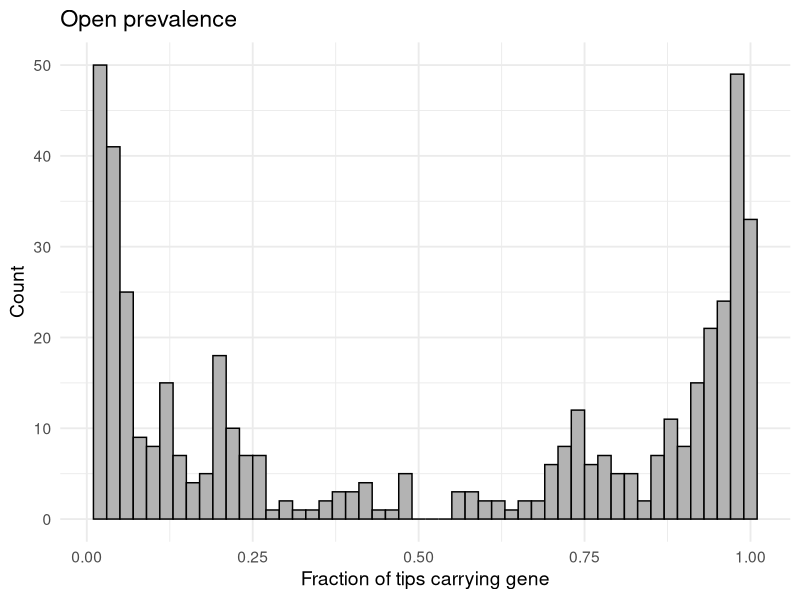
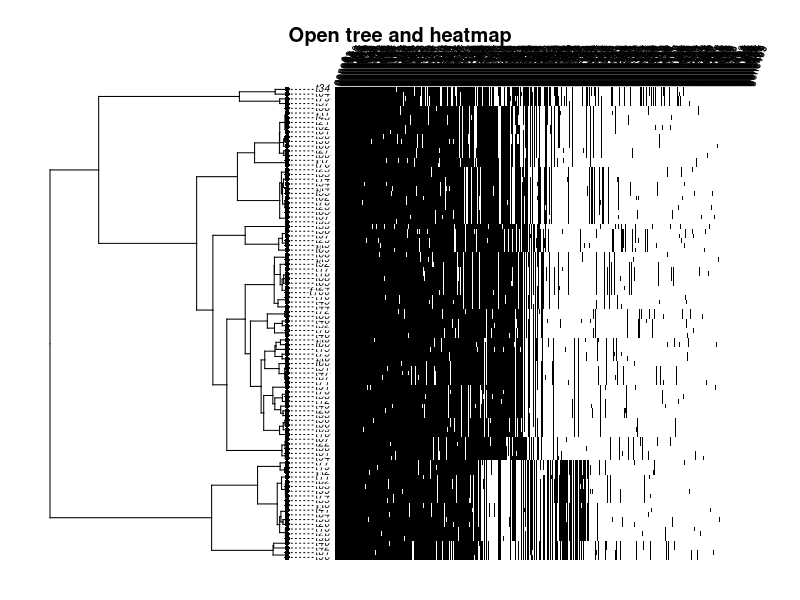
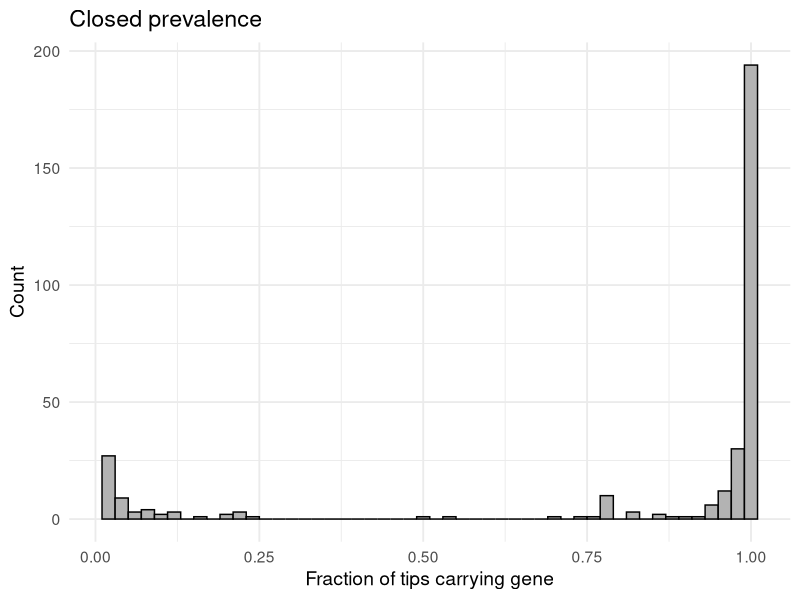
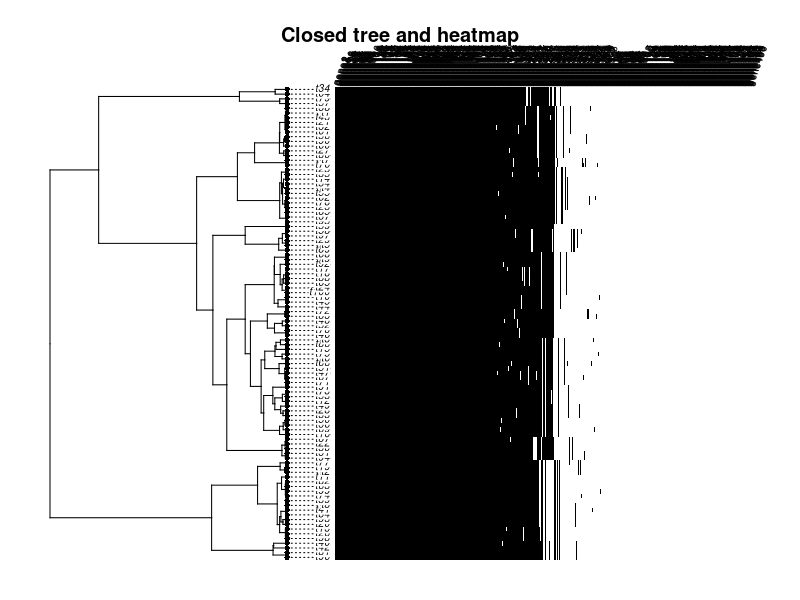

The R script that drew these images, in order:
# -----------------------------------------------------------------------------
# Simulating presence/absence of independent genes down a fixed phylogeny.
# -----------------------------------------------------------------------------
# - Propagation with Wright–Fisher forward simulation on every branch.
#
# - Per-generation selection (haploid, carriers fitness = 1 + s), gain/loss,
# then binomial sampling with Ne (drift). Parent state is treated as 0/1.
#
# - Rates of base_gain and base_loss are on the log scale; q = exp(base_*) gives
# instantaneous per-unit-time rates which are converted to per-generation probs.
#
# - Branch heterogeneity is simulated by determining a per-gene base fitness at 
# the root (s_root), then each lineage modulates that fitness via an 
# Ornstein-Uhlenbeck trait (sig2, alpha=1, theta=0).
#
# - Root seeding where each gene has root_prob chance of being present at the root.
# -----------------------------------------------------------------------------

install.packages(ape)
install.packages(phytools)
install.packages(tidyverse)

library(ape)
library(phytools)
library(tidyverse)

set.seed(123)

# -------- WF branch propagation --------
propagate_branch <- function(p0, bl, q01_eff, q10_eff, s, Ne, gens_per_unit) {
  p <- min(max(as.numeric(p0), 0), 1)
  G <- max(1, round(bl * gens_per_unit))
  for (g in seq_len(G)) {
    if (p == 0) {
      p_sel <- 0
    } else if (p == 1) {
      p_sel <- 1
    } else {
      w1 <- 1 + s; w0 <- 1
      p_sel <- (p * w1) / (p * w1 + (1 - p) * w0)
    }
    p_mut <- p_sel * (1 - q10_eff) + (1 - p_sel) * q01_eff
    p_mut <- min(max(p_mut, 0), 1)
    if (is.infinite(Ne) || Ne <= 0) {
      p <- p_mut
    } else {
      k <- rbinom(1, Ne, p_mut); p <- k / Ne
    }
    if (p == 0 || p == 1) break
  }
  p
}

# -------- Simulate one gene --------
simulate_gene <- function(tree, params) {
  q01_inst <- exp(params$base_gain)
  q10_inst <- exp(params$base_loss)
  ntips_local <- length(tree$tip.label)
  states <- setNames(rep(NA, ntips_local), tree$tip.label)
  
  ou_s <- fastBM(tree, a = 0, sig2 = params$s_sig2, alpha = 1, theta = 0, internal = TRUE)
  
  root_p <- if (!is.null(params$root_prob)) params$root_prob else 0.5
  state_root <- rbinom(1, 1, root_p)
  
  traverse <- function(node, parent_state) {
    children <- tree$edge[tree$edge[,1] == node, 2]
    if (length(children) == 0) {
      states[tree$tip.label[node]] <<- parent_state
    } else {
      for (child in children) {
        bl <- tree$edge.length[which(tree$edge[,2] == child)]
        node_name <- if (child <= ntips_local) tree$tip.label[child] else as.character(child)
        
        trait_s <- ou_s[node_name]
        s_eff <- params$s_root + trait_s
        s_eff <- pmin(pmax(s_eff, -0.99), 10)
        
        q01_eff <- 1 - exp(-q01_inst / params$gens_per_unit)
        q10_eff <- 1 - exp(-q10_inst / params$gens_per_unit)
        q01_eff <- pmin(pmax(q01_eff, 0), 1); q10_eff <- pmin(pmax(q10_eff, 0), 1)
        
        p_parent <- if (parent_state == 1) 1 else 0
        
        p_child <- propagate_branch(
          p_parent, bl, q01_eff, q10_eff, s_eff, params$Ne, params$gens_per_unit
        )
        child_state <- rbinom(1, 1, p_child)
        traverse(child, child_state)
      }
    }
  }
  
  traverse(ntips_local + 1, state_root)
  list(states = states)
}

# -------- Run simulation --------
run_simulation <- function(params) {
  pa_mat <- matrix(0, nrow = length(params$tree$tip.label), ncol = params$G,
                   dimnames = list(params$tree$tip.label, paste0("gene", 1:params$G)))
  
  for (g in seq_len(params$G)) {
    params_gene <- params
    if (!is.null(params$s)) {
      params_gene$s_root <- params$s
    } else {
      s_mean <- if (!is.null(params$s_root_mean)) params$s_root_mean else 0
      s_sd   <- if (!is.null(params$s_root_sd)) params$s_root_sd else 0.01
      params_gene$s_root <- rnorm(1, mean = s_mean, sd = s_sd)
    }
    
    res <- simulate_gene(params$tree, params_gene)
    pa_mat[, g] <- res$states
  }
  
  prevalence <- colSums(pa_mat) / length(params$tree$tip.label)
  
  # ---- Histogram PDF ----
  prevalence_nonzero <- prevalence[prevalence > 0]
  hist_file <- paste0(params$tag, "_hist.pdf")
  pdf(hist_file, width = 7, height = 5)
  print(
    ggplot(tibble(prevalence = prevalence_nonzero), aes(x = prevalence)) +
      geom_histogram(binwidth = 0.02, fill = "gray70", color = "black") +
      labs(title = paste(params$tag, "prevalence"),
           x = "Fraction of tips carrying gene", y = "Count") +
      theme_minimal(base_size = 14)
  )
  dev.off()
  
  # ---- Phylogeny + heatmap PDF ----
  tree_file <- paste0(params$tag, "_tree.pdf")
  pdf(tree_file, width = 10, height = 8)
  gene_order <- order(colSums(pa_mat), decreasing = TRUE)
  phytools::phylo.heatmap(
    params$tree,
    pa_mat[, gene_order],
    standardize = FALSE,
    fsize = 0.6,
    colors = c("white", "black"),
    legend = FALSE,
    outline = FALSE
  )
  title(main = paste(params$tag, "tree and heatmap"), line = -1)
  dev.off()
  
  invisible(list(pa = pa_mat, prevalence = prevalence_nonzero,
                 hist_file = hist_file, tree_file = tree_file))
}

# -------- Pangenome fluidity --------

# Thanks to Anna Dewar for the function :-)

calc_pangenome_fluidity <- function(pa_mat) {
  fluidity_pair_eq <- function(x, y) {
    x <- as.integer(x); y <- as.integer(y)
    Mk <- sum(x); Ml <- sum(y)
    Uk <- sum(x == 1 & y == 0)
    Ul <- sum(x == 0 & y == 1)
    (Uk + Ul) / (Mk + Ml)
  }
  
  pair_combos <- combn(rownames(pa_mat), 2, simplify = FALSE)
  
  pair_vals <- sapply(pair_combos, function(p) {
    fluidity_pair_eq(pa_mat[p[1], ], pa_mat[p[2], ])
  })
  
  (2 / (nrow(pa_mat) * (nrow(pa_mat) - 1))) * sum(pair_vals)
}

# -------- Params explanation --------
# G - number of genes to simulate
# root_prob - probability gene is present at root
# gens_per_unit - generations per unit branch length
# Ne - effective population size
# base_gain - log-rate of gene gain per branch (instantaneous)
# base_loss - log-rate of gene loss per branch (instantaneous)
# s_root_mean / s_root_sd - per-gene base fitness (sampled per gene)
# s_sig2 - OU variance for the trait that modulates s along the tree
# (legacy) s - keep the same selection for all genes/branches

# -------- Examples --------
setwd("~/Desktop/pangenome-simulation")

ntips <- 100
tree <- rcoal(ntips)

# -------- Open pangenome example --------
params_open <- list(
  tag = "Open",
  tree = tree,
  G = 500,
  Ne = 1e9,
  gens_per_unit = 20,
  base_gain = -2,
  base_loss = -2,
  s_root_mean = 0,
  s_root_sd   = 0.005,
  s_sig2 = 0.01,
  root_prob = 0.5
)

sim_open <- run_simulation(params_open)
open_fluidity <- calc_pangenome_fluidity(sim_open$pa)

# -------- Closed pangenome example --------
params_closed <- list(
  tag = "Closed",
  tree = tree,
  G = 500,
  Ne = 1e9,
  gens_per_unit = 20,
  base_gain = -4,
  base_loss = -4,
  s_root_mean = 0,
  s_root_sd   = 0.005,
  s_sig2 = 0.01,
  root_prob = 0.5
)

sim_closed <- run_simulation(params_closed)
closed_fluidity <- calc_pangenome_fluidity(sim_closed$pa)
